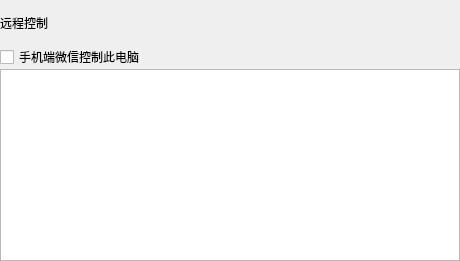
           <widget class="QWidget" name="page_33">
            <layout class="QVBoxLayout" name="verticalLayout_11">
             <property name="spacing">
              <number>0</number>
             </property>
             <property name="leftMargin">
              <number>0</number>
             </property>
             <property name="topMargin">
              <number>0</number>
             </property>
             <property name="rightMargin">
              <number>0</number>
             </property>
             <property name="bottomMargin">
              <number>0</number>
             </property>
             <item>
              <widget class="QWidget" name="verticalWidget" native="true">
               <layout class="QVBoxLayout" name="verticalLayout_9">
                <property name="spacing">
                 <number>0</number>
                </property>
                <property name="leftMargin">
                 <number>0</number>
                </property>
                <property name="topMargin">
                 <number>0</number>
                </property>
                <property name="rightMargin">
                 <number>0</number>
                </property>
                <property name="bottomMargin">
                 <number>0</number>
                </property>
                <item>
                 <widget class="QLabel" name="label_text_friend_2">
                  <property name="minimumSize">
                   <size>
                    <width>0</width>
                    <height>45</height>
                   </size>
                  </property>
                  <property name="maximumSize">
                   <size>
                    <width>16777215</width>
                    <height>16777215</height>
                   </size>
                  </property>
                  <property name="text">
                   <string>远程控制</string>
                  </property>
                 </widget>
                </item>
                <item alignment="Qt::AlignHCenter">
                 <widget class="QCheckBox" name="checkBox_remote">
                  <property name="minimumSize">
                   <size>
                    <width>460</width>
                    <height>0</height>
                   </size>
                  </property>
                  <property name="focusPolicy">
                   <enum>Qt::TabFocus</enum>
                  </property>
                  <property name="text">
                   <string>手机端微信控制此电脑</string>
                  </property>
                 </widget>
                </item>
                <item>
                 <widget class="QTextEdit" name="textEdit_remote">
                  <property name="enabled">
                   <bool>true</bool>
                  </property>
                 </widget>
                </item>
               </layout>
              </widget>
             </item>
            </layout>
           </widget>
